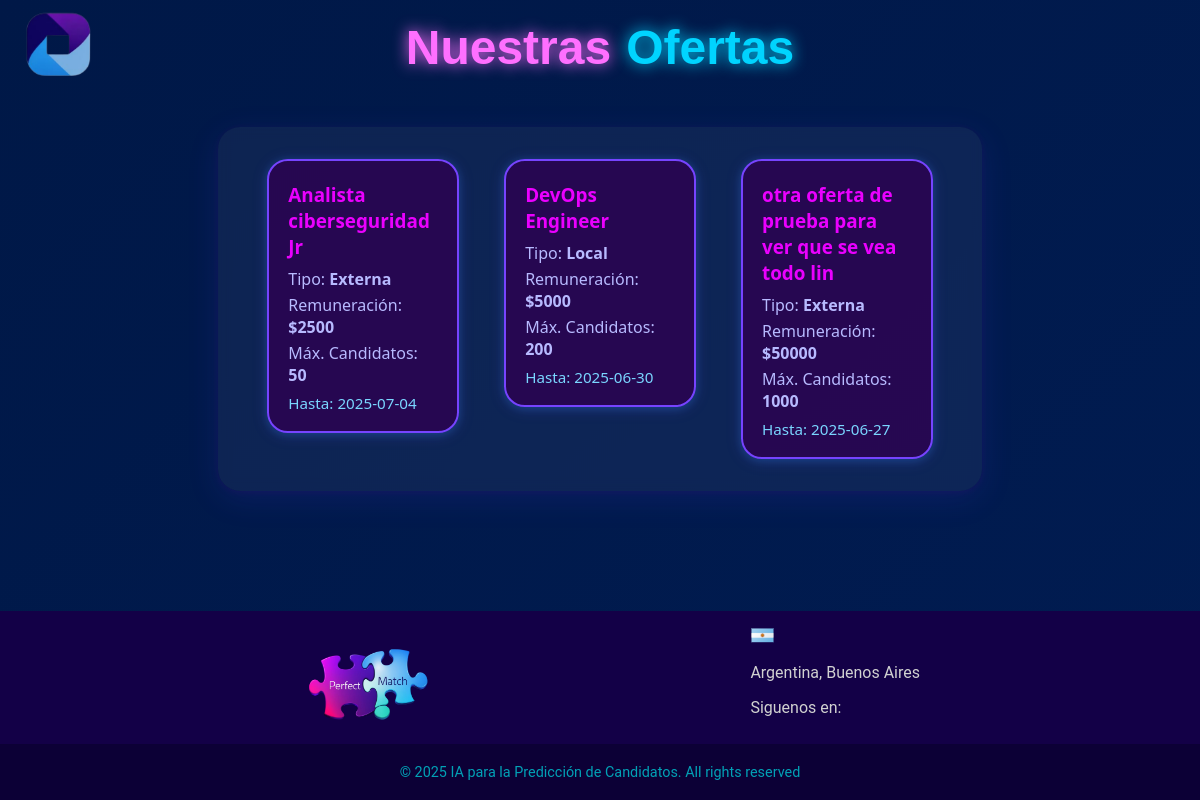
/portal_ofertas, run on an earlier commit of the app's database.
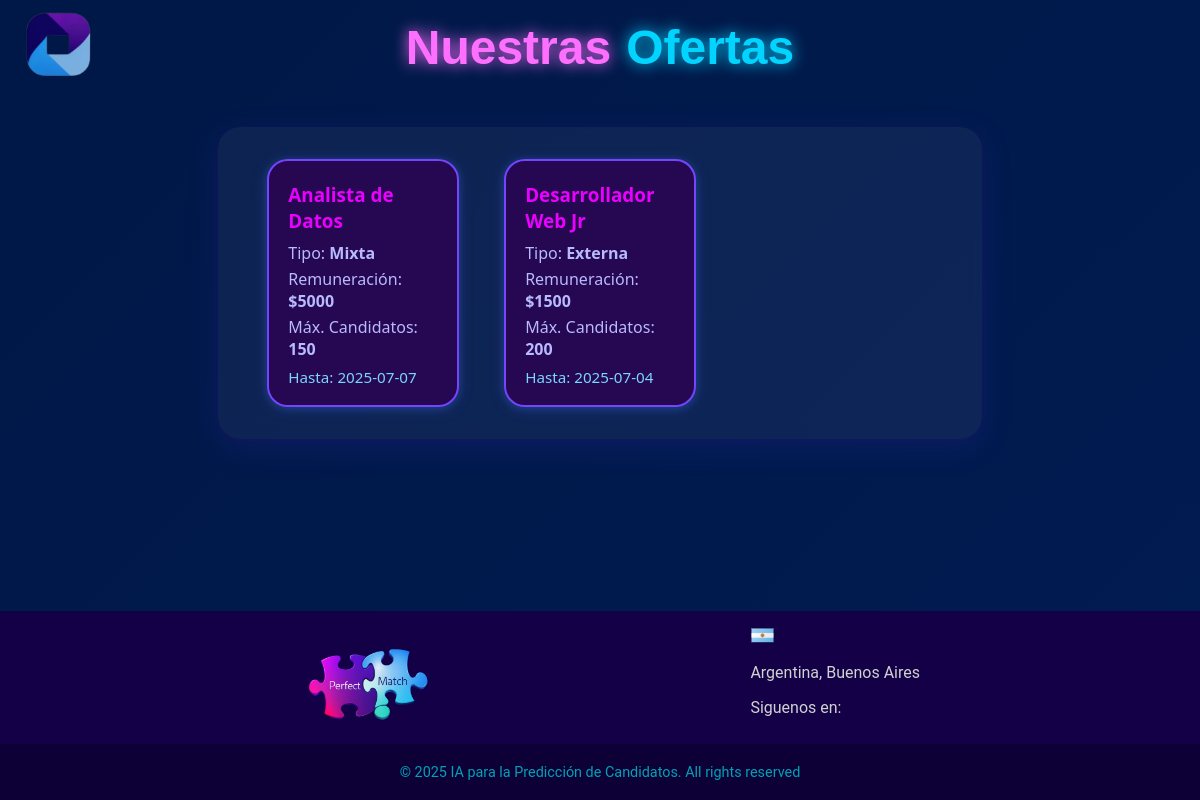
And on a later commit of the database.
### app.py (models this page shows)
class OfertaLaboral(db.Model):
    __tablename__ = "oferta_laboral"
    idOfer = db.Column(db.Integer, primary_key=True, autoincrement=True)
    nombre = db.Column(db.String(200), nullable=False, unique=True)
    fecha_cierre = db.Column(db.DateTime, nullable=False)
    max_candidatos = db.Column(db.Integer, nullable=False)
    cant_candidatos = db.Column(db.Integer, nullable=False, default=0)
    remuneracion = db.Column(db.String(50), nullable=False)
    beneficio = db.Column(db.String(200), nullable=True)
    descripcion = db.Column(db.String(200), nullable=True)
    estado = db.Column(db.String(50), nullable=False, default="Activa")
    modalidad = db.Column(db.String(20), nullable=False)
    usuario_responsable = db.Column(db.String(100), nullable=False)
    postulaciones = db.relationship("Postulacion", back_populates="oferta", cascade="all, delete-orphan", lazy=True)
    educaciones = db.relationship("OfertaEducacion", back_populates="oferta", cascade="all, delete-orphan", lazy=True)
    tecnologias = db.relationship("OfertaTecnologia", back_populates="oferta", cascade="all, delete-orphan", lazy=True)
    tecnologias2 = db.relationship("OfertaTecnologia2", back_populates="oferta", cascade="all, delete-orphan", lazy=True)
    habilidades = db.relationship("OfertaHabilidad", back_populates="oferta", cascade="all, delete-orphan", lazy=True)
    habilidades2 = db.relationship("OfertaHabilidad2", back_populates="oferta", cascade="all, delete-orphan", lazy=True)

### app.py (the view)
@app.route('/portal_ofertas')
def portal_ofertas():
    ofertas_activas = OfertaLaboral.query.filter_by(estado="Activa").all()
    return render_template('portal_ofertas.html', ofertas_activas=ofertas_activas)

### templates/portal_ofertas.html (shortened to what this page needs)
<!DOCTYPE html>
<html lang="es">
<head>
    <link rel="stylesheet" href="{{ url_for('static', filename='css/postulacion.css') }}">
    <link rel="stylesheet" href="{{ url_for('static', filename='css/footer.css') }}">
    <link rel="stylesheet" href="{{ url_for('static', filename='css/portal_ofertas.css') }}">
    <link rel="stylesheet" href="{{ url_for('static', filename='css/fragments/particles.css') }}">
    <link rel="stylesheet" href="{{ url_for('static', filename='css/fragments/titles.css') }}">
</head>
<body>
    {% include "fragments/particles.html" %}
    <header>
        <div>
            <img class="logo" src="{{ url_for('static', filename='images/logoApptitudAI.png') }}"
                alt="Logo de ApptitudAI">
        </div>
    </header>
    <main>
        <h1 style = "box-shadow: none !important;"><p class="title-perfect-violet">Nuestras</p><p class="title-match-blue">Ofertas</p></h1>
        <div class="ofertas-section">
            <div class="ofertas-grid" id="ofertas-activas-grid">
                {% for oferta in ofertas_activas %}
                <div class="oferta-card" data-oferta-id="{{ oferta.idOfer }}">
                    <div class="oferta-summary">
                        <h3>{{ oferta.nombre }}</h3>
                        <p>Tipo: <strong>{{ oferta.modalidad or 'Modalidad no especificada' }}</strong></p>
                        <p>Remuneración: <strong>{{ oferta.remuneracion or 'No especificada' }}</strong></p>
                        <p>Máx. Candidatos: <strong>{{ oferta.max_candidatos or 'No especificado' }}</strong></p>
                        <div class="oferta-fecha">Hasta: {{ oferta.fecha_cierre.strftime('%Y-%m-%d') if oferta.fecha_cierre else 'Sin fecha' }}</div>
                    </div>
                </div>
                {% endfor %}
            </div>
        </div>
    </main>
    {% include "layout/footer.html" %}
</body>
</html>

What changed in the data, as far as the page shows it:
no longer on this page (row edited): OfertaLaboral: nombre "Analista ciberseguridad Jr", modalidad "Externa", remuneracion "$2500", max_candidatos "50", fecha_cierre "2025-07-04"
no longer on this page (row edited): OfertaLaboral: nombre "DevOps Engineer", modalidad "Local", remuneracion "$5000", max_candidatos "200", fecha_cierre "2025-06-30"
removed OfertaLaboral: nombre "otra oferta de prueba para ver que se vea todo lin", modalidad "Externa", remuneracion "$50000", max_candidatos "1000", fecha_cierre "2025-06-27"
now on this page (row edited): OfertaLaboral: nombre "Analista de Datos", modalidad "Mixta", remuneracion "$5000", max_candidatos "150", fecha_cierre "2025-07-07"
added OfertaLaboral: nombre "Desarrollador Web Jr", modalidad "Externa", remuneracion "$1500", max_candidatos "200", fecha_cierre "2025-07-04"
